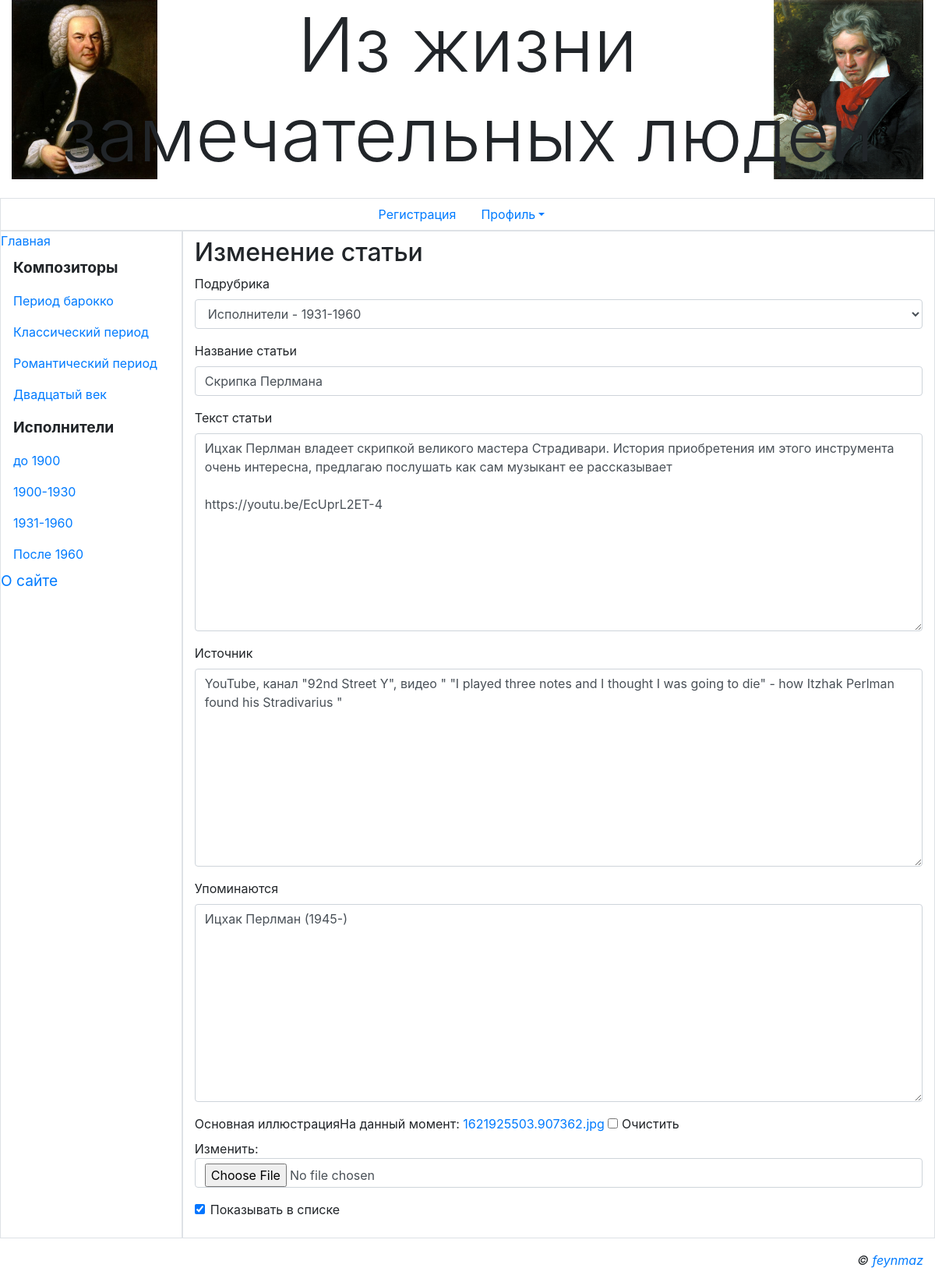
Screenshot of /accounts/profile/change/14/ (signed in) with the database file from the repository.
### Geniusroom/apps/main/models.py (models this page shows, shortened)
class Rubric(models.Model):
    name = models.CharField(max_length=20, db_index=True, unique=True, verbose_name='Название')
    order = models.SmallIntegerField(default=0, db_index=True, verbose_name='Порядок')
    super_rubric = models.ForeignKey('SuperRubric',
                                     on_delete=models.PROTECT, null=True, blank=True, verbose_name='Надрубрика')

class Article(models.Model):
    rubric = models.ForeignKey(SubRubric, on_delete=models.PROTECT, verbose_name='Подрубрика')
    title = models.CharField(max_length=40, verbose_name='Название статьи')
    content = models.TextField(verbose_name='Текст статьи')
    source = models.TextField(verbose_name='Источник')
    characters = models.TextField(verbose_name='Упоминаются',
                                  validators=[validators.RegexValidator
                                              (regex=r'(.+\s{1}\(\d{4}\-(?:\d{4}|\d{0})\)(\,\s)?)+')],
                                  error_messages={
                                      'invalid': 'Введите в формате: "<имя> (<год_рождения>-<год_смерти>)"'
                                  })
    image = models.ImageField(blank=True, upload_to=get_timestamp_path, verbose_name='Основная иллюстрация')
    author = ForeignKey(AdvUser, on_delete=models.CASCADE, verbose_name='Автор')
    is_active = models.BooleanField(default=True, db_index=True, verbose_name='Показывать в списке')
    created_at = models.DateTimeField(auto_now_add=True, db_index=True, verbose_name='Опубликовано')
    class Meta:
        verbose_name = 'Статья'
        verbose_name_plural = 'Статьи'
        ordering = ['-created_at']
        get_latest_by = 'created_at'

### Geniusroom/apps/main/views.py (the view)
# urls.py: path('profile/change/<int:pk>/', profile_article_change, name='profile_article_change'),
@login_required
def profile_article_change(request, pk):
    article = get_object_or_404(Article, pk=pk)
    if request.method == 'POST':
        form = ArticleForm(request.POST, request.FILES, instance=article)
        if form.is_valid():
            article = form.save()
            formset = AIFormSet(request.POST, request.FILES, instance=article)
            if formset.is_valid():
                formset.save()
                messages.add_message(request, messages.SUCCESS,
                                     'Статья исправлена')
                return redirect('main:profile')
    else:
        form = ArticleForm(instance=article)
        formset = AIFormSet(instance=article)
    context = {
        'form': form,
        'formset': formset
    }
    return render(request, 'main/profile_article_change.html', context)

### Geniusroom/apps/main/forms.py (shortened to what this page needs)
class ArticleForm(forms.ModelForm):
    characters = forms.CharField(widget=forms.Textarea, label='Упоминаются',
                                 validators=[validators.RegexValidator
                                             (regex=r'(.+\s{1}\(\d{4}\-(?:\d{4}|\d{0})\)(\,\s)?)+')],
                                 error_messages={
                                     'invalid': 'Введите в формате: "<имя> (<год_рождения>-<год_смерти>)"'
                                 }
                                 )
    class Meta:
        model = Article
        fields = '__all__'
        widgets = {
            'author': forms.HiddenInput
        }

### Geniusroom/apps/main/context_processors.py (called while the page is built, shortened)
def article_context_processor(request):
    context = {}
    context['rubrics'] = SubRubric.objects.all()
    context['keyword'] = ''
    context['all'] = ''
    if 'keyword' in request.GET:
        keyword = request.GET['keyword']
        if keyword:
            context['keyword'] = '?keyword=' + keyword
            context['all'] = context['keyword']
    return context

### Geniusroom/apps/main/models.py (called while the page is built)
    def get_queryset(self):
        return super().get_queryset().filter(super_rubric__isnull=False)

    def __str__(self):
        return '%s - %s' % (self.super_rubric.name, self.name)

### templates/main/profile_article_change.html (shortened to what this page needs)
{% extends 'layout/basic.html' %}
{% load bootstrap4 %}
{% block content %}
<h2>Изменение статьи</h2>
<form action="" method="post" enctype="multipart/form-data">
    {% bootstrap_form form layout='horizontal' %}
</form>
{% endblock %}

### templates/layout/basic.html (shortened to what this page needs)
{% load bootstrap4 %}
{% load static %}
<!DOCTYPE html>
<html lang="en">
<head>
    {% bootstrap_css %}
    <link rel="stylesheet" href="{% static 'css/style.css' %}" type="text/css">
</head>
<body class="container-fluid">
<header class="mb-4">
    <h1 class="display-1 text-center">Из жизни замечательных людей</h1>
</header>
<div class="row">
    <ul class="col nav justify-content-center border">
        <li class="nav-item">
            <a class="nav-link" href="{% url 'main:register' %}">Регистрация</a>
        </li>
        {% if user.is_authenticated %}
        <li class="nav-item dropdown">
            <a class="nav-link dropdown-toggle"
               data-toggle="dropdown" href="#"
               role="button" aria-haspopup="true"
               aria-expanded="false">Профиль</a>
        </li>
        {% else %}
        <li class="nav-item"><a class="nav-link" href="{% url 'main:login' %}">Вход</a></li>
        {% endif %}
    </ul>
</div>
<div class="row">
    <nav class="col-md-auto nav flex-column border">
        <a href="{% url 'main:index' %}">Главная</a>
        {% for rubric in rubrics %}
        {% ifchanged rubric.super_rubric.pk %}
        <span class="nav-link root font-weight-bold">
            {{ rubric.super_rubric.name }}
        </span>
        {% endifchanged %}
        <a class="nav-link" href="{% url 'main:by_rubric' pk=rubric.pk %}">
            {{ rubric.name }}
        </a>
        {% endfor %}
        <a class="nav_link root" href="{% url 'main:other' page='about' %}">О сайте</a>
    </nav>
    <section class="col border py-2">
        {% block content %}
        {% endblock content %}
    </section>
</div>
<footer class="mt-3">
    <p class="text-right font-italic">&copy; <a href="https://github.com/feynmaz">feynmaz</a></p>
</footer>
</body>
</html>

### static/css/style.css (style rules this page uses)
.root { font-size: larger; }
h1 { background-image: url('../bach.jpg'), url('../beethoven.jpg'); background-repeat: no-repeat; background-position: left, right; background-size: auto 100%; }

### rows the page displays
Rubric: super_rubric.name "Композиторы", name "Период барокко"
Rubric: name "Классический период"
Rubric: name "Романтический период"
Rubric: name "Двадцатый век"
Rubric: super_rubric.name "Исполнители", name "до 1900"
Rubric: name "1900-1930"
Rubric: name "1931-1960"
Rubric: name "После 1960"
Article: rubric "Исполнители - 1931-1960", title "Скрипка Перлмана", content "Ицхак Перлман владеет скрипкой великого мастера Страдивари. История приобретения им этого инструмента очень интересна, предлагаю послушать как сам музыкант ее рассказывает https://youtu.be/EcUprL2ET-4", source "YouTube, канал \"92nd Street Y\", видео \" \"I played three notes and I thought I was going to die\" - how Itzhak Perlman found his Stradivarius \"", characters "Ицхак Перлман (1945-)", is_active "☑"
